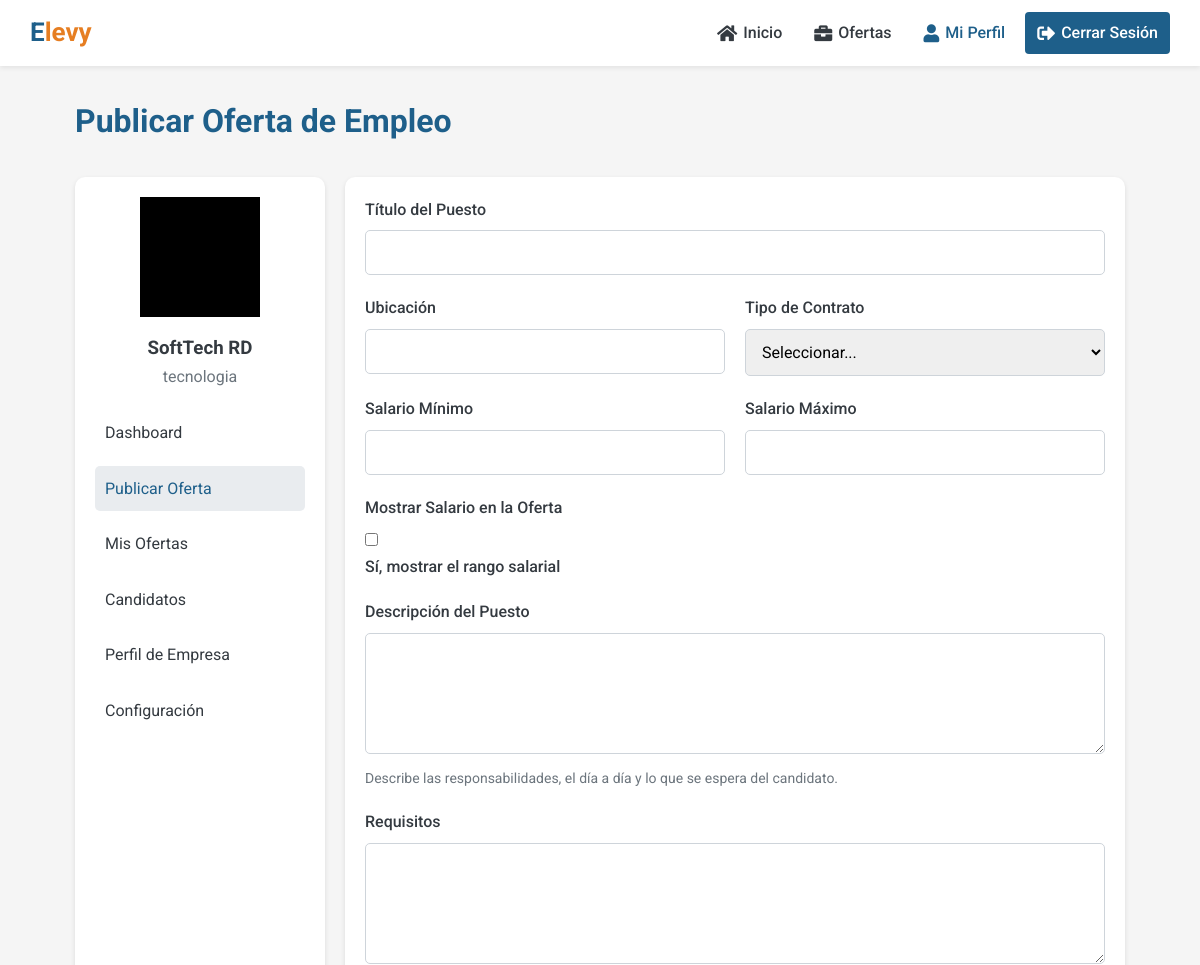
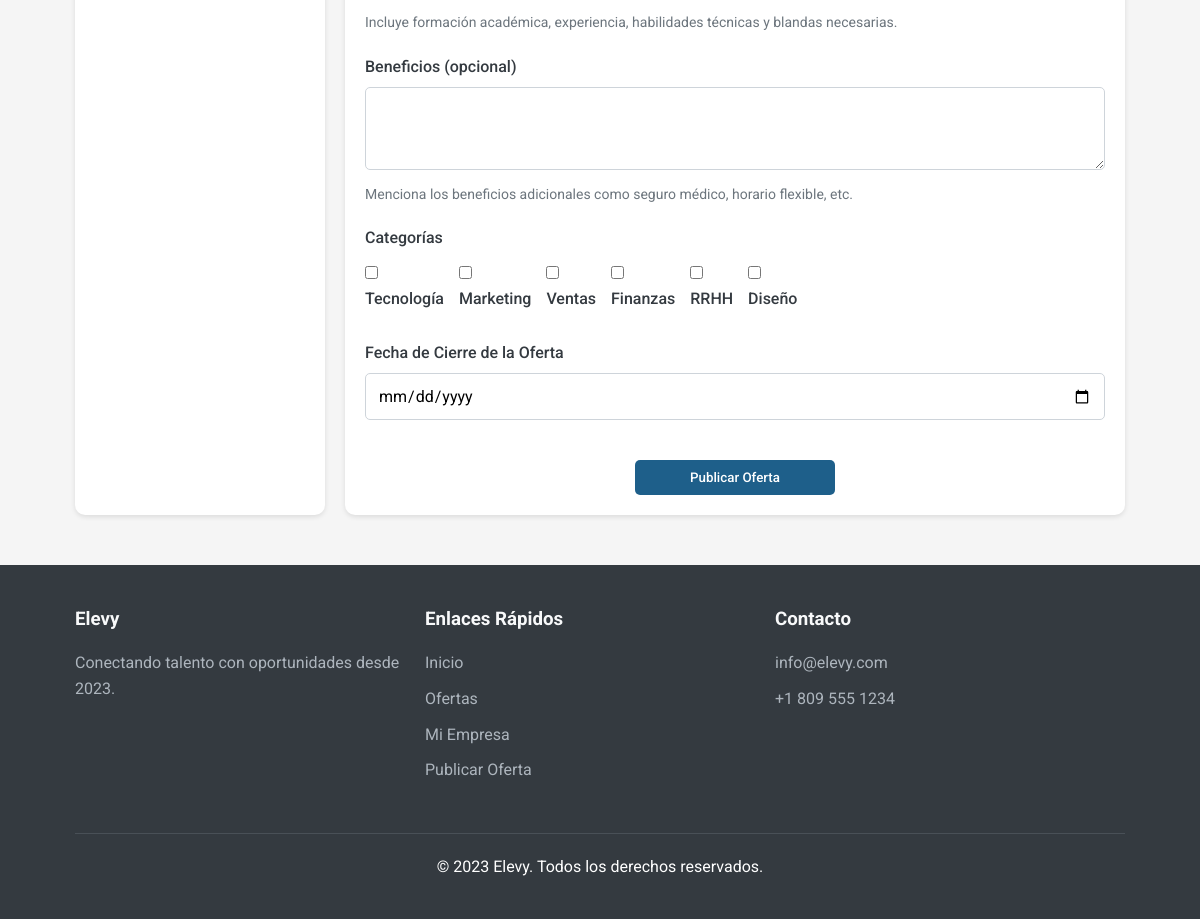
Page /pages/publicar-oferta.php (signed in) on the committed database (2 pictures, top to bottom).
### tables this page shows
CREATE TABLE `empresas` (
  `id` int(11) NOT NULL AUTO_INCREMENT,
  `usuario_id` int(11) NOT NULL,
  `nombre` varchar(100) NOT NULL,
  `telefono` varchar(20) DEFAULT NULL,
  `ubicacion` varchar(50) DEFAULT NULL,
  `direccion` text DEFAULT NULL,
  `sector` varchar(50) DEFAULT NULL,
  `descripcion` text DEFAULT NULL,
  `logo` varchar(255) DEFAULT NULL,
  PRIMARY KEY (`id`),
  KEY `usuario_id` (`usuario_id`),
  CONSTRAINT `empresas_ibfk_1` FOREIGN KEY (`usuario_id`) REFERENCES `usuarios` (`id`) ON DELETE CASCADE
);

### includes/db.php (called while the page is built, shortened)
<?php
function conectarDB() {
    $conn = new mysqli(DB_HOST, DB_USER, DB_PASS, DB_NAME);
    $conn->set_charset("utf8");
    return $conn;
}
function prepararConsulta($conn, $sql, $params = [], $types = '') {
    $stmt = $conn->prepare($sql);
    if (!empty($params)) {
        if (empty($types)) {
            $types = '';
            foreach ($params as $param) {
                if (is_int($param)) {
                    $types .= 'i';
                } elseif (is_float($param)) {
                    $types .= 'd';
                } elseif (is_string($param)) {
                    $types .= 's';
                } else {
                    $types .= 'b';
                }
            }
        }
        $stmt->bind_param($types, ...$params);
    }
    return $stmt;
}
function obtenerRegistro($sql, $params = [], $types = '') {
    $conn = conectarDB();
    $stmt = prepararConsulta($conn, $sql, $params, $types);
    $stmt->execute();
    $result = $stmt->get_result();
    $registro = $result->fetch_assoc();
    return $registro;
}
?>

### includes/functions.php (called while the page is built, shortened)
<?php
require_once 'db.php';
function obtenerDatosEmpresa($id) {
    return obtenerRegistro(
        "SELECT * FROM empresas WHERE id = ?",
        [$id]
    );
}
?>

### pages/publicar-oferta.php (the view, shortened to what this page needs)
<?php
require_once '../includes/header.php';
$empresa = obtenerDatosEmpresa($_SESSION['empresa_id']);
$oferta = null;
$categorias_seleccionadas = [];
?>
<div class="container">
    <div style="margin: 30px 0;">
        <h1 style="color: var(--primary-color);"><?php echo $oferta ? 'Editar Oferta de Empleo' : 'Publicar Oferta de Empleo'; ?></h1>
    </div>
    <div class="dashboard">
        <div class="sidebar">
            <div style="text-align: center; margin-bottom: 20px;">
                <?php if (!empty($empresa['logo'])): ?>
                    <img src="<?php echo SITE_URL . '/uploads/photos/' . $empresa['logo']; ?>" alt="Logo de empresa" style="width: 120px; height: 120px; object-fit: cover;">
                <?php else: ?>
                    <img src="https://via.placeholder.com/150" alt="Logo de empresa" style="width: 120px; height: 120px; object-fit: cover;">
                <?php endif; ?>
                <h3 style="margin-top: 10px;"><?php echo htmlspecialchars($empresa['nombre']); ?></h3>
                <p style="color: var(--gray-color);"><?php echo htmlspecialchars($empresa['sector']); ?></p>
            </div>
            <ul class="sidebar-menu">
                <li><a href="panel-empresa.php">Dashboard</a></li>
                <li><a href="#" class="active">Publicar Oferta</a></li>
                <li><a href="mis-ofertas.php">Mis Ofertas</a></li>
                <li><a href="candidatos.php">Candidatos</a></li>
                <li><a href="perfil-empresa.php">Perfil de Empresa</a></li>
                <li><a href="configuracion.php">Configuración</a></li>
            </ul>
        </div>
        <div class="main-content">
            <form id="publish-job-form" action="publicar-oferta.php" method="post">
                <div class="form-group">
                    <label for="titulo_puesto">Título del Puesto</label>
                    <input type="text" class="form-control" id="titulo_puesto" name="titulo_puesto" value="<?php echo $oferta ? htmlspecialchars($oferta['titulo']) : (isset($titulo_puesto) ? htmlspecialchars($titulo_puesto) : ''); ?>" required>
                </div>
                <div style="display: flex; flex-wrap: wrap; gap: 20px;">
                    <div class="form-group" style="flex: 1; min-width: 250px;">
                        <label for="ubicacion">Ubicación</label>
                        <input type="text" class="form-control" id="ubicacion" name="ubicacion" value="<?php echo $oferta ? htmlspecialchars($oferta['ubicacion']) : (isset($ubicacion) ? htmlspecialchars($ubicacion) : ''); ?>" required>
                    </div>
                    <div class="form-group" style="flex: 1; min-width: 250px;">
                        <label for="tipo_contrato">Tipo de Contrato</label>
                        <select class="form-control" id="tipo_contrato" name="tipo_contrato" required>
                            <option value="">Seleccionar...</option>
                        </select>
                    </div>
                </div>
                <div style="display: flex; flex-wrap: wrap; gap: 20px;">
                    <div class="form-group" style="flex: 1; min-width: 250px;">
                        <label for="salario_min">Salario Mínimo</label>
                        <input type="number" class="form-control" id="salario_min" name="salario_min" value="<?php echo $oferta ? $oferta['salario_min'] : (isset($salario_min) ? $salario_min : ''); ?>">
                    </div>
                    <div class="form-group" style="flex: 1; min-width: 250px;">
                        <label for="salario_max">Salario Máximo</label>
                        <input type="number" class="form-control" id="salario_max" name="salario_max" value="<?php echo $oferta ? $oferta['salario_max'] : (isset($salario_max) ? $salario_max : ''); ?>">
                    </div>
                </div>
                <div class="form-group">
                    <label for="mostrar_salario">Mostrar Salario en la Oferta</label>
                    <div>
                        <input type="checkbox" id="mostrar_salario" name="mostrar_salario" <?php echo (($oferta && $oferta['mostrar_salario']) || (isset($mostrar_salario) && $mostrar_salario)) ? 'checked' : ''; ?>>
                        <label for="mostrar_salario">Sí, mostrar el rango salarial</label>
                    </div>
                </div>
                <div class="form-group">
                    <label for="descripcion">Descripción del Puesto</label>
                    <textarea class="form-control" id="descripcion" name="descripcion" rows="5" required></textarea>
                    <small class="form-text">Describe las responsabilidades, el día a día y lo que se espera del candidato.</small>
                </div>
                <div class="form-group">
                    <label for="requisitos">Requisitos</label>
                    <textarea class="form-control" id="requisitos" name="requisitos" rows="5" required><?php echo $oferta ? htmlspecialchars($oferta['requisitos']) : (isset($requisitos) ? htmlspecialchars($requisitos) : ''); ?></textarea>
                    <small class="form-text">Incluye formación académica, experiencia, habilidades técnicas y blandas necesarias.</small>
                </div>
                <div class="form-group">
                    <label for="beneficios">Beneficios (opcional)</label>
                    <textarea class="form-control" id="beneficios" name="beneficios" rows="3"><?php echo $oferta ? htmlspecialchars($oferta['beneficios']) : (isset($beneficios) ? htmlspecialchars($beneficios) : ''); ?></textarea>
                    <small class="form-text">Menciona los beneficios adicionales como seguro médico, horario flexible, etc.</small>
                </div>
                <div class="form-group">
                    <label>Categorías</label>
                    <div style="display: flex; flex-wrap: wrap; gap: 15px; margin-top: 10px;">
                        <div>
                            <input type="checkbox" id="cat_tecnologia" name="categorias[]" value="tecnologia" <?php echo (($oferta && in_array('tecnologia', $categorias_seleccionadas)) || (isset($categorias) && in_array('tecnologia', $categorias))) ? 'checked' : ''; ?>>
                            <label for="cat_tecnologia">Tecnología</label>
                        </div>
                        <div>
                            <input type="checkbox" id="cat_marketing" name="categorias[]" value="marketing" <?php echo (($oferta && in_array('marketing', $categorias_seleccionadas)) || (isset($categorias) && in_array('marketing', $categorias))) ? 'checked' : ''; ?>>
                            <label for="cat_marketing">Marketing</label>
                        </div>
                        <div>
                            <input type="checkbox" id="cat_ventas" name="categorias[]" value="ventas" <?php echo (($oferta && in_array('ventas', $categorias_seleccionadas)) || (isset($categorias) && in_array('ventas', $categorias))) ? 'checked' : ''; ?>>
                            <label for="cat_ventas">Ventas</label>
                        </div>
                        <div>
                            <input type="checkbox" id="cat_finanzas" name="categorias[]" value="finanzas" <?php echo (($oferta && in_array('finanzas', $categorias_seleccionadas)) || (isset($categorias) && in_array('finanzas', $categorias))) ? 'checked' : ''; ?>>
                            <label for="cat_finanzas">Finanzas</label>
                        </div>
                        <div>
                            <input type="checkbox" id="cat_rrhh" name="categorias[]" value="rrhh" <?php echo (($oferta && in_array('rrhh', $categorias_seleccionadas)) || (isset($categorias) && in_array('rrhh', $categorias))) ? 'checked' : ''; ?>>
                            <label for="cat_rrhh">RRHH</label>
                        </div>
                        <div>
                            <input type="checkbox" id="cat_diseno" name="categorias[]" value="diseno" <?php echo (($oferta && in_array('diseno', $categorias_seleccionadas)) || (isset($categorias) && in_array('diseno', $categorias))) ? 'checked' : ''; ?>>
                            <label for="cat_diseno">Diseño</label>
                        </div>
                    </div>
                </div>
                <div class="form-group">
                    <label for="fecha_cierre">Fecha de Cierre de la Oferta</label>
                    <input type="date" class="form-control" id="fecha_cierre" name="fecha_cierre" value="<?php echo $oferta ? $oferta['fecha_cierre'] : (isset($fecha_cierre) ? $fecha_cierre : ''); ?>">
                </div>
                <div style="text-align: center; margin-top: 40px;">
                    <button type="submit" class="btn btn-primary" style="width: 200px;"><?php echo $oferta ? 'Actualizar Oferta' : 'Publicar Oferta'; ?></button>
                </div>
            </form>
        </div>
    </div>
</div>
<?php require_once '../includes/footer.php'; ?>

### css/styles.css (style rules this page uses)
:root { --primary-color: #1e5f8a; --secondary-color: #3498db; --accent-color: #e67e22; --light-color: #f8f9fa; --dark-color: #343a40; --gray-color: #6c757d; --light-gray: #e9ecef; --success-color: #28a745; }
* { margin: 0; padding: 0; box-sizing: border-box; font-family: 'Roboto', sans-serif; }
body { background-color: #f5f5f5; color: var(--dark-color); line-height: 1.6; transition: opacity 0.3s ease; }
.page-transition { animation: fadeEffect 0.5s; }
.container { width: 90%; max-width: 1200px; margin: 0 auto; padding: 0 15px; }
.btn { display: inline-block; padding: 10px 20px; border: none; border-radius: 5px; cursor: pointer; text-decoration: none; font-weight: 500; transition: all 0.3s; }
.btn-primary { background-color: var(--primary-color); color: white; }
.form-group { margin-bottom: 20px; }
.form-group label { display: block; margin-bottom: 8px; font-weight: 500; }
.form-control { width: 100%; padding: 12px; border: 1px solid #ced4da; border-radius: 5px; font-size: 16px; transition: border-color 0.3s; }
.form-text { display: block; margin-top: 5px; font-size: 14px; color: var(--gray-color); }
.dashboard { display: flex; flex-wrap: wrap; margin-top: 30px; }
.sidebar { flex: 0 0 250px; background-color: white; border-radius: 10px; box-shadow: 0 2px 5px rgba(0,0,0,0.1); padding: 20px; margin-right: 20px; }
.sidebar-menu { list-style: none; }
.sidebar-menu li { margin-bottom: 10px; }
.sidebar-menu a { display: block; padding: 10px; border-radius: 5px; color: var(--dark-color); text-decoration: none; transition: background-color 0.3s; }
.sidebar-menu a:hover, .sidebar-menu a.active { background-color: var(--light-gray); color: var(--primary-color); }
.main-content { flex: 1; background-color: white; border-radius: 10px; box-shadow: 0 2px 5px rgba(0,0,0,0.1); padding: 20px; }

### rows in the picture
empresas: logo (picture), nombre "SoftTech RD", sector "tecnologia"
